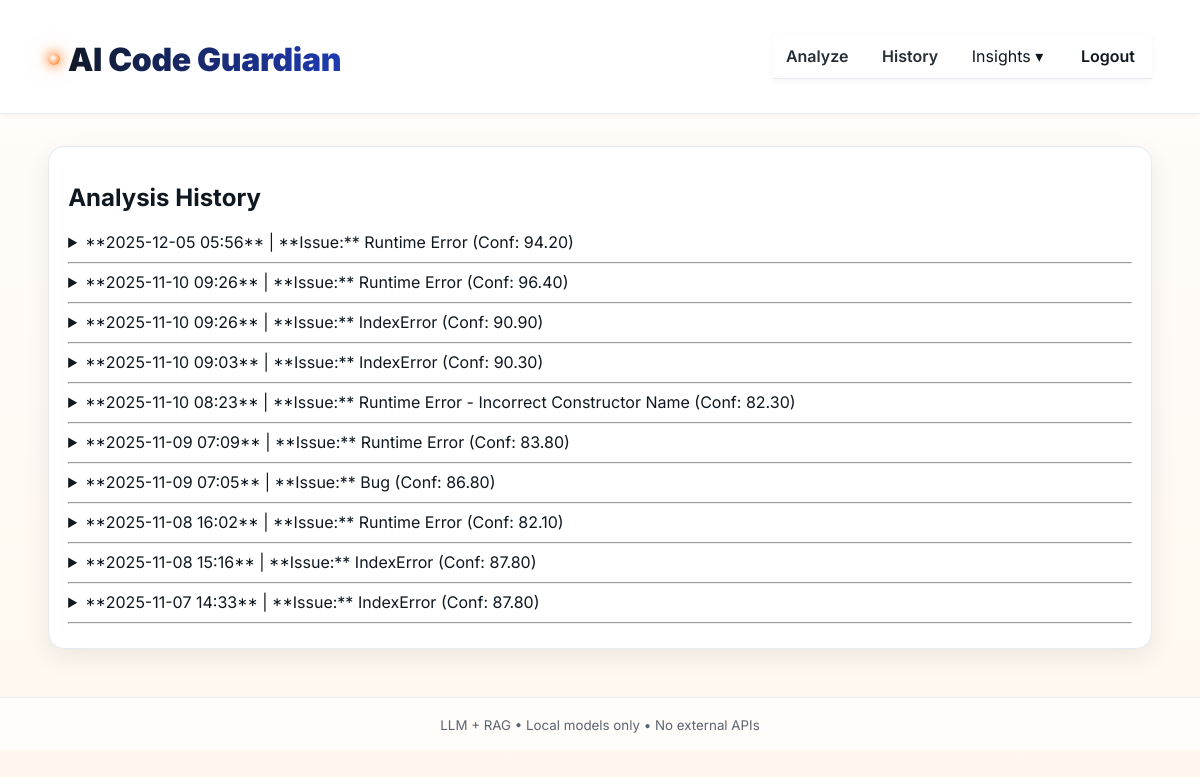
The app's page /history (signed in) with its own data.
### app.py (models this page shows)
class History(db.Model):
    id = db.Column(db.Integer, primary_key=True)
    timestamp = db.Column(db.DateTime, default=datetime.utcnow, index=True)
    code_snippet = db.Column(db.Text, nullable=False)
    issue_type = db.Column(db.String(128))
    root_cause = db.Column(db.Text)
    confidence = db.Column(db.Float)
    user_id = db.Column(db.Integer, db.ForeignKey("user.id"), nullable=False, index=True)

### app.py (the view)
@app.get("/history")
@login_required
def history_route():
    entries = db.session.execute(
        db.select(History)
          .where(History.user_id == current_user.id)
          .order_by(History.timestamp.desc())
          .limit(10)
    ).scalars()
    return render_template("history.html", entries=entries)

### app.py (called while the page is built)
@login_manager.user_loader
def load_user(user_id):
    return User.query.get(int(user_id))

### templates/history.html (shortened to what this page needs)
{% extends "layout.html" %}
{% block content %}
<section class="card">
  <h2>Analysis History</h2>
  {% for entry in entries %}
    <details style="margin-bottom: 10px;">
      <summary>
        **{{ entry.timestamp.strftime('%Y-%m-%d %H:%M') }}** |
        **Issue:** {{ entry.issue_type }}
        (Conf: {{ "%.2f"|format(entry.confidence) }})
      </summary>
    </details>
    <hr>
  {% else %}
    <p>No analysis history found.</p>
  {% endfor %}
</section>
{% endblock %}

### templates/layout.html (shortened to what this page needs)
<!doctype html>
<html lang="en">
<head>
  <link rel="stylesheet" href="{{ url_for('static', filename='style.css') }}"/>
</head>
<body>
<header class="site-header">
  <div class="wrap nav-wrap">
  <h1><a class="brand-link" href="{{ url_for('landing') }}">AI Code Guardian</a></h1>
    <nav class="main-nav">
      {% if current_user.is_authenticated %}
        <a class="nav-link" href="{{ url_for('index') }}">Analyze</a>
        <a class="nav-link" href="{{ url_for('history_route') }}">History</a>
        <div class="nav-dropdown">
          <button class="nav-link nav-drop-btn">Insights ▾</button>
        </div>
        <a class="btn btn-ghost" href="{{ url_for('logout') }}">Logout</a>
      {% else %}
        <a class="btn btn-ghost" href="{{ url_for('login') }}">Login</a>
        <a class="btn btn-primary" href="{{ url_for('signup') }}">Sign up</a>
      {% endif %}
    </nav>
  </div>
</header>
<main class="wrap page-pad">
  {% block content %}{% endblock %}
</main>
<footer class="site-footer">
  <div class="wrap">
    <small>LLM + RAG • Local models only • No external APIs</small>
  </div>
</footer>
</body>
</html>

### static/style.css (style rules this page uses)
:root { --brand-1: #ff6a00; --brand-2: #ffb200; --brand-3: #ff7f36; --shell-bg: #0d1117; --shell-panel: rgba(255,255,255,.06); --shell-border: rgba(255,255,255,.14); --cream: #fff7ee; --cream-ink: #0f1720; --cream-border: #ffe3c3; --text: #eef2ff; --muted: #b9c3d8; --ink: #0f1720; --ink-muted: #3f4b59; --r-lg: 16px; --r-md: 12px; --r-sm: 10px; --shadow-1: 0 8px 24px rgba(0,0,0,.18); --shadow-2: 0 18px 48px rgba(0,0,0,.28); --shadow-warm-1: 0 8px 24px rgba(255,165,100,.15); --shadow-warm-2: 0 24px 60px rgba(255,165,100,.25); --wrap: min(1120px, 92%); }
* { box-sizing:border-box }
html, body { height:100% }
html { scroll-behavior:smooth }
body { margin:0; font-family: Inter, system-ui, Segoe UI, Roboto, Arial, sans-serif; color: var(--text); background: var(--shell-bg); -webkit-font-smoothing: antialiased; -moz-osx-font-smoothing: grayscale; }
.wrap { width: var(--wrap); margin: 0 auto }
.site-header { position: sticky; top: 0; z-index: 50; background: rgba(13,17,23,.65); backdrop-filter: blur(10px); border-bottom: 1px solid var(--shell-border); }
.nav-wrap { display:flex; align-items:center; justify-content:space-between; padding: .8rem 0; }
.main-nav { display:flex; align-items:center; gap:.5rem }
.nav-link { color: var(--text); text-decoration:none; opacity:.9; padding: .55rem .8rem; border-radius: 10px; }
.nav-dropdown { position:relative }
.nav-drop-btn { all:unset; cursor:pointer; padding:.55rem .8rem; border-radius:10px }
.btn { display:inline-flex; align-items:center; gap:.4rem; text-decoration:none; padding:.7rem 1rem; border-radius: 14px; border:1px solid var(--shell-border); cursor:pointer; transition: transform .18s ease, box-shadow .18s ease; font-weight: 700; }
.btn-ghost { background: rgba(255,255,255,.06); color: var(--text); border-color: rgba(255,255,255,.25); backdrop-filter: blur(6px); }
.page-pad { padding: 2rem 0 3rem }
.card { background: var(--shell-panel); border:1px solid var(--shell-border); border-radius: var(--r-lg); padding: 1rem 1.2rem; box-shadow: var(--shadow-1); }
.site-footer { border-top: 1px solid var(--shell-border); padding: 1rem 0; text-align:center; opacity: .9; }
button[type="submit"], .btn { cursor:pointer }
:root { --lx-wrap: min(1140px, 92%); --lx-blue-1:#2b56d6; --lx-blue-2:#274fc7; --lx-ink:#0f1720; --lx-muted:#5b6b7f; --lx-orange:#ff6a00; --lx-gold:#ffb200; --lx-cream:#fff7ee; --lx-cream-border:#ffe3c3; --lx-border:#e6eaf1; --lx-paper:#ffffff; --lx-alt:#f6f8fb; --lx-r-lg:16px; --lx-r-md:12px; --lx-shadow-1:0 8px 22px rgba(16,24,40,.08); --lx-shadow-2:0 18px 46px rgba(16,24,40,.12); --lx-shadow-warm-1:0 10px 26px rgba(255,165,100,.18); --lx-shadow-warm-2:0 22px 56px rgba(255,165,100,.28); }
body { background:#fff; color:var(--lx-ink); }
.wrap { width:var(--lx-wrap); margin:0 auto; }
.brand-link { text-decoration:none; font-weight:900; letter-spacing:-.01em; color:#0f1720; position:relative; display:inline-flex; align-items:center; gap:.5rem; background:linear-gradient(90deg,#0f1720,#1f3bb3); -webkit-background-clip:text; background-clip:text; color:transparent; }
.brand-link::before { content:""; width:12px; height:12px; border-radius:50%; background: radial-gradient(circle at 40% 40%, #fff, #ff6a00); box-shadow:0 0 12px #ff6a00, 0 0 24px rgba(255,106,0,.35); }
header, .site-header { background: #ffffff !important; border-bottom: 1px solid #e6eaf1 !important; box-shadow: 0 2px 12px rgba(16,24,40,.04) !important; }
.brand-link::before { width: 12px; height: 12px; }
header, nav { background: #fff !important; box-shadow: 0 2px 8px rgba(0, 0, 0, 0.06); }
nav a, .nav-btn, .login-btn, .signup-btn { font-weight: 600; border-radius: 10px; text-decoration: none; transition: all 0.2s ease-in-out; }
body { background: linear-gradient(180deg, #fffdfb 0%, #fff7ee 100%) !important; color: #0f1720 !important; }
.card, .auth-card, .authPro-box { background: #ffffff !important; border: 1px solid #e6eaf1 !important; box-shadow: 0 8px 24px rgba(16, 24, 40, 0.08) !important; color: #0f1720 !important; }
input, textarea, select, .card, .authPro, .auth-card { background-image: none !important; }
header, .site-header, nav { background: #ffffff !important; border-bottom: 1px solid #e6eaf1 !important; box-shadow: 0 2px 8px rgba(0, 0, 0, 0.04) !important; }
nav a { color: #0f1720 !important; font-weight: 600 !important; }
footer, .site-footer { background: #fffdfb !important; border-top: 1px solid #e6eaf1 !important; color: #4b5563 !important; }
.nav-dropdown { position: relative; }

### records on screen
History: timestamp "2025-12-05 05:56", issue_type "Runtime Error", confidence "94.20"
History: timestamp "2025-11-10 09:26", issue_type "Runtime Error", confidence "96.40"
History: timestamp "2025-11-10 09:26", issue_type "IndexError", confidence "90.90"
History: timestamp "2025-11-10 09:03", issue_type "IndexError", confidence "90.30"
History: timestamp "2025-11-10 08:23", issue_type "Runtime Error - Incorrect Constructor Name", confidence "82.30"
History: timestamp "2025-11-09 07:09", issue_type "Runtime Error", confidence "83.80"
History: timestamp "2025-11-09 07:05", issue_type "Bug", confidence "86.80"
History: timestamp "2025-11-08 16:02", issue_type "Runtime Error", confidence "82.10"
History: timestamp "2025-11-08 15:16", issue_type "IndexError", confidence "87.80"
History: timestamp "2025-11-07 14:33", issue_type "IndexError", confidence "87.80"
